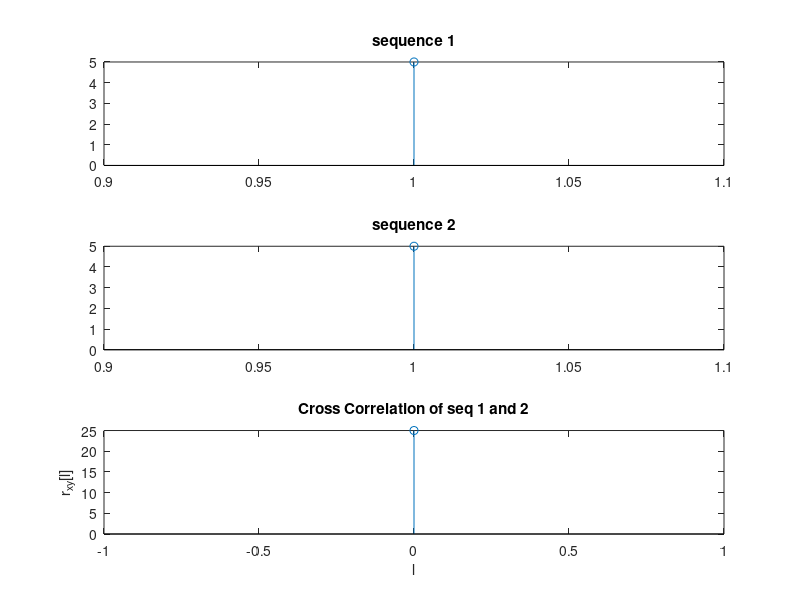

Here is the MATLAB script that generated this plot: (Note: this script raises an error after producing the figure.)
disp("Enter sequences of equal length using square brackets eg: [1 2 3 4]");
seq1 = input("sequence 1: ");
seq2 = input("sequence 2: ");
x = zeros(1,2*length(seq2) - 1);

for l = -(length(seq2) - 1): (length(seq2)- 1)
    for n = 1: length(seq2)
        if (n - l >= 1 && n-l <= length(seq2))
            x(l + length(seq2)) = x(l + length(seq2)) + seq1(n)* seq2(n-l);
        end
    end
end
l = -(length(seq2) - 1): (length(seq2)- 1);
figure(1);
subplot(311);
stem(1:length(seq1), seq1);
title("sequence 1");
subplot(312);
stem(1:length(seq2), seq2);
title("sequence 2");
subplot(313);
stem(l, x);
title('Cross Correlation of seq 1 and 2');
xlabel('l');
ylabel('r_x_y[l]');
figure(2);
stem(l, xcorr(seq1, seq2));